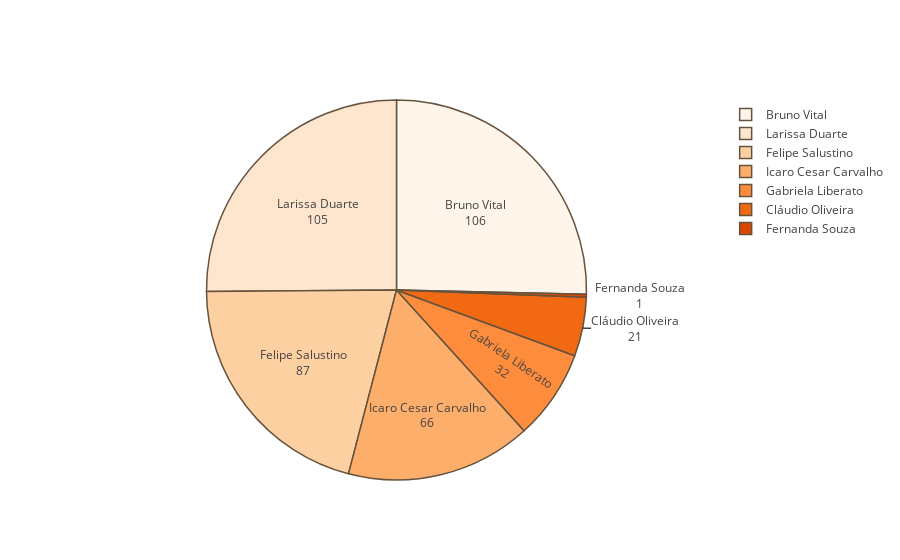

Notebook code cell kept with this figure:
### Code cell
import plotly.graph_objects as go
import plotly.express as px

fig = go.Figure(data=[go.Pie(labels=reporteres_impresso['reporter_fotografo'], values=reporteres_impresso['freq'])])
fig.update_traces(textinfo='value+label', hoverinfo='percent',marker=dict(colors=px.colors.sequential.Oranges, line=dict(color='#66533D', width=1.5)))
fig.show()

### Figure 1 — Plotly figure (JSON) as saved in the notebook; plotly's stock layout.template omitted (floating-point values rounded to 4 significant figures)
{"data": [{"hoverinfo": "percent", "labels": ["Bruno Vital", "Larissa Duarte", "Felipe Salustino", "Icaro Cesar Carvalho", "Gabriela Liberato", "Cláudio Oliveira", "Fernanda Souza"], "marker": {"colors": ["rgb(255,245,235)", "rgb(254,230,206)", "rgb(253,208,162)", "rgb(253,174,107)", "rgb(253,141,60)", "rgb(241,105,19)", "rgb(217,72,1)", "rgb(166,54,3)", "rgb(127,39,4)"], "line": {"color": "#66533D", "width": 1.5}}, "textinfo": "value+label", "type": "pie", "values": [106, 105, 87, 66, 32, 21, 1]}], "layout": {}}
